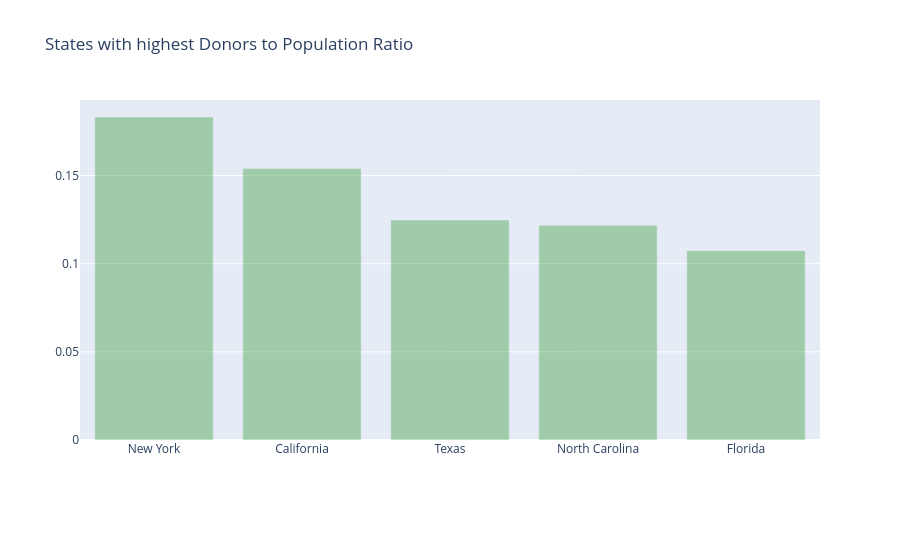

Notebook source saved alongside this figure:
### Markdown cell above
## 2.3 Estados con la mayor **proporción de donantes respecto a la población**

### Code cell
census_2013 = {'Mississippi': 2991207, 'Iowa': 3090416, 'Oklahoma': 3850568, 'Delaware': 925749, 'Minnesota': 5420380, 'Alaska': 735132, 'Illinois': 12882135, 'Arkansas': 2959373, 'New Mexico': 2085287, 'Indiana': 6570902, 'Maryland': 5928814, 'Louisiana': 4625470, 'Texas': 26448193, 'Wyoming': 582658, 'Arizona': 6626624, 'Wisconsin': 5742713, 'Michigan': 9895622, 'Kansas': 2893957, 'Utah': 2900872, 'Virginia': 8260405, 'Oregon': 3930065, 'Connecticut': 3596080, 'New York': 19651127, 'California': 38332521, 'Massachusetts': 6692824, 'West Virginia': 1854304, 'South Carolina': 4774839, 'New Hampshire': 1323459, 'Vermont': 626630, 'Georgia': 9992167, 'North Dakota': 723393, 'Pennsylvania': 12773801, 'Florida': 19552860, 'Hawaii': 1404054, 'Kentucky': 4395295, 'Rhode Island': 1051511, 'Nebraska': 1868516, 'Missouri': 6044171, 'Ohio': 11570808, 'Alabama': 4833722, 'South Dakota': 844877, 'Colorado': 5268367, 'Idaho': 1612136, 'New Jersey': 8899339, 'Washington': 6971406, 'North Carolina': 9848060, 'Tennessee': 6495978, 'Montana': 1015165, 'District of Columbia': 646449, 'Nevada': 2790136, 'Maine': 1328302}

donors_from_states = dict(donors_df['Donor State'].value_counts())

don_pop = {}
for state, don in donors_from_states.items():
    if state not in census_2013:
        continue
    don_pop[state]  = float(don)*100000/ census_2013[state]

import operator
don_pop = sorted(don_pop.items(), key=operator.itemgetter(1), reverse = True)
xx = [x[0] for x in (don_pop)][1:]
yy = [x[1] for x in (don_pop)][1:]

trace2 = go.Bar(
    x=xx,
    y=yy,
    name='Donors to Population',
    marker=dict(color='green'),
    opacity=0.3
)

data = [trace2]
layout = go.Layout(
    barmode='group',
    legend=dict(dict(x=-.1, y=1.2)),
    margin=dict(b=120),
    title = 'States with highest Donors to Population Ratio',
)

fig = go.Figure(data=data, layout=layout)
iplot(fig, filename='grouped-bar')

### Figure 1 — Plotly figure (JSON) as saved in the notebook; plotly's stock layout.template omitted (floating-point values rounded to 4 significant figures)
{"data": [{"marker": {"color": "green"}, "name": "Donors to Population", "opacity": 0.3, "type": "bar", "x": ["New York", "California", "Texas", "North Carolina", "Florida"], "y": [0.1832, 0.1539, 0.1248, 0.1219, 0.1074]}], "layout": {"barmode": "group", "legend": {"x": -0.1, "y": 1.2}, "margin": {"b": 120}, "title": {"text": "States with highest Donors to Population Ratio"}}}
